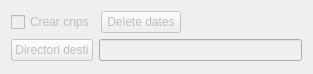
<?xml version="1.0" encoding="UTF-8"?>
<ui version="4.0">
 <class>CreateCnps</class>
 <widget class="QWidget" name="CreateCnps">
  <property name="geometry">
   <rect>
    <x>0</x>
    <y>0</y>
    <width>313</width>
    <height>74</height>
   </rect>
  </property>
  <property name="windowTitle">
   <string>Form</string>
  </property>
  <layout class="QVBoxLayout" name="verticalLayout">
   <item>
    <layout class="QHBoxLayout" name="horizontalLayout_2">
     <item>
      <widget class="QCheckBox" name="checkBoxCreaCnps">
       <property name="enabled">
        <bool>false</bool>
       </property>
       <property name="text">
        <string>Crear cnps</string>
       </property>
      </widget>
     </item>
     <item>
      <widget class="QPushButton" name="pushButtonDeleteDatesCnps">
       <property name="enabled">
        <bool>false</bool>
       </property>
       <property name="text">
        <string>Delete dates</string>
       </property>
      </widget>
     </item>
     <item>
      <spacer name="horizontalSpacer">
       <property name="orientation">
        <enum>Qt::Horizontal</enum>
       </property>
       <property name="sizeHint" stdset="0">
        <size>
         <width>40</width>
         <height>20</height>
        </size>
       </property>
      </spacer>
     </item>
    </layout>
   </item>
   <item>
    <layout class="QHBoxLayout" name="horizontalLayout">
     <item>
      <widget class="QPushButton" name="pushButtonFolderOutCnps">
       <property name="enabled">
        <bool>false</bool>
       </property>
       <property name="text">
        <string>Directori desti</string>
       </property>
      </widget>
     </item>
     <item>
      <widget class="QLineEdit" name="lineEditFolderOutCnps">
       <property name="enabled">
        <bool>false</bool>
       </property>
       <property name="toolTip">
        <string/>
       </property>
       <property name="inputMask">
        <string/>
       </property>
       <property name="dragEnabled">
        <bool>false</bool>
       </property>
       <property name="readOnly">
        <bool>true</bool>
       </property>
      </widget>
     </item>
    </layout>
   </item>
   <item>
    <spacer name="verticalSpacer">
     <property name="orientation">
      <enum>Qt::Vertical</enum>
     </property>
     <property name="sizeHint" stdset="0">
      <size>
       <width>20</width>
       <height>40</height>
      </size>
     </property>
    </spacer>
   </item>
  </layout>
 </widget>
 <resources/>
 <connections/>
</ui>
